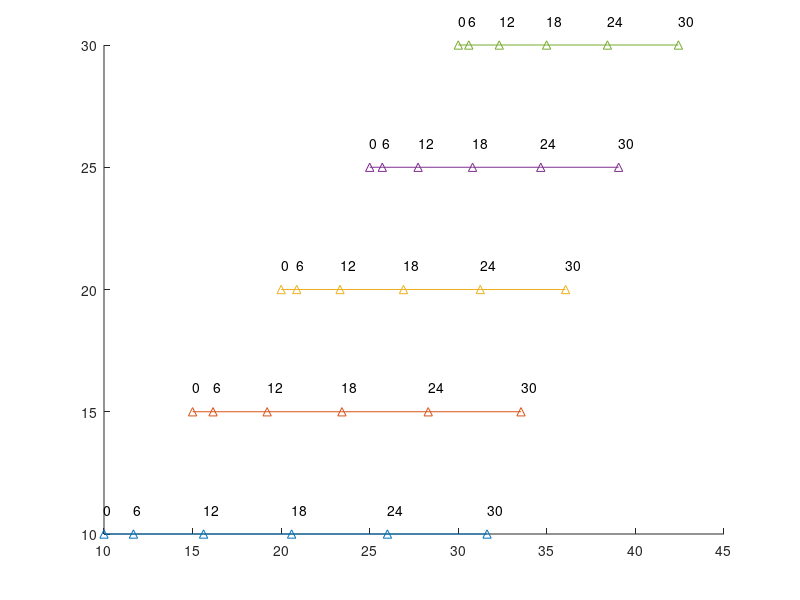

The MATLAB source for this figure:
close all;

hold on;
xx=linspace(0,30,6);
ddx=ones(1,6);
       for dd=10:5:30
           
           
           plot((xx.^2+dd^2).^0.5,ddx*dd,'^-');
           for cc=1:length(xx)
           text((xx(cc)^2+dd^2).^0.5,dd+1,num2str(xx(cc)));
           end
       end
